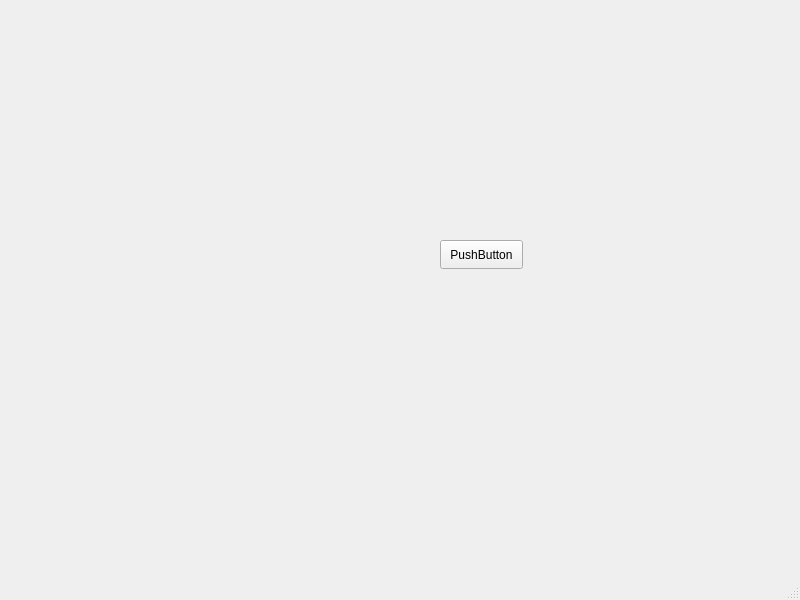
<?xml version="1.0" encoding="UTF-8"?>
<ui version="4.0">
 <class>MainWindow</class>
 <widget class="QMainWindow" name="MainWindow">
  <property name="geometry">
   <rect>
    <x>0</x>
    <y>0</y>
    <width>800</width>
    <height>600</height>
   </rect>
  </property>
  <property name="windowTitle">
   <string>MainWindow</string>
  </property>
  <widget class="QWidget" name="centralwidget">
   <widget class="QPushButton" name="pushButton">
    <property name="geometry">
     <rect>
      <x>440</x>
      <y>240</y>
      <width>83</width>
      <height>29</height>
     </rect>
    </property>
    <property name="text">
     <string>PushButton</string>
    </property>
   </widget>
  </widget>
  <widget class="QMenuBar" name="menubar">
   <property name="geometry">
    <rect>
     <x>0</x>
     <y>0</y>
     <width>800</width>
     <height>25</height>
    </rect>
   </property>
  </widget>
  <widget class="QStatusBar" name="statusbar"/>
 </widget>
 <resources/>
 <connections/>
</ui>
